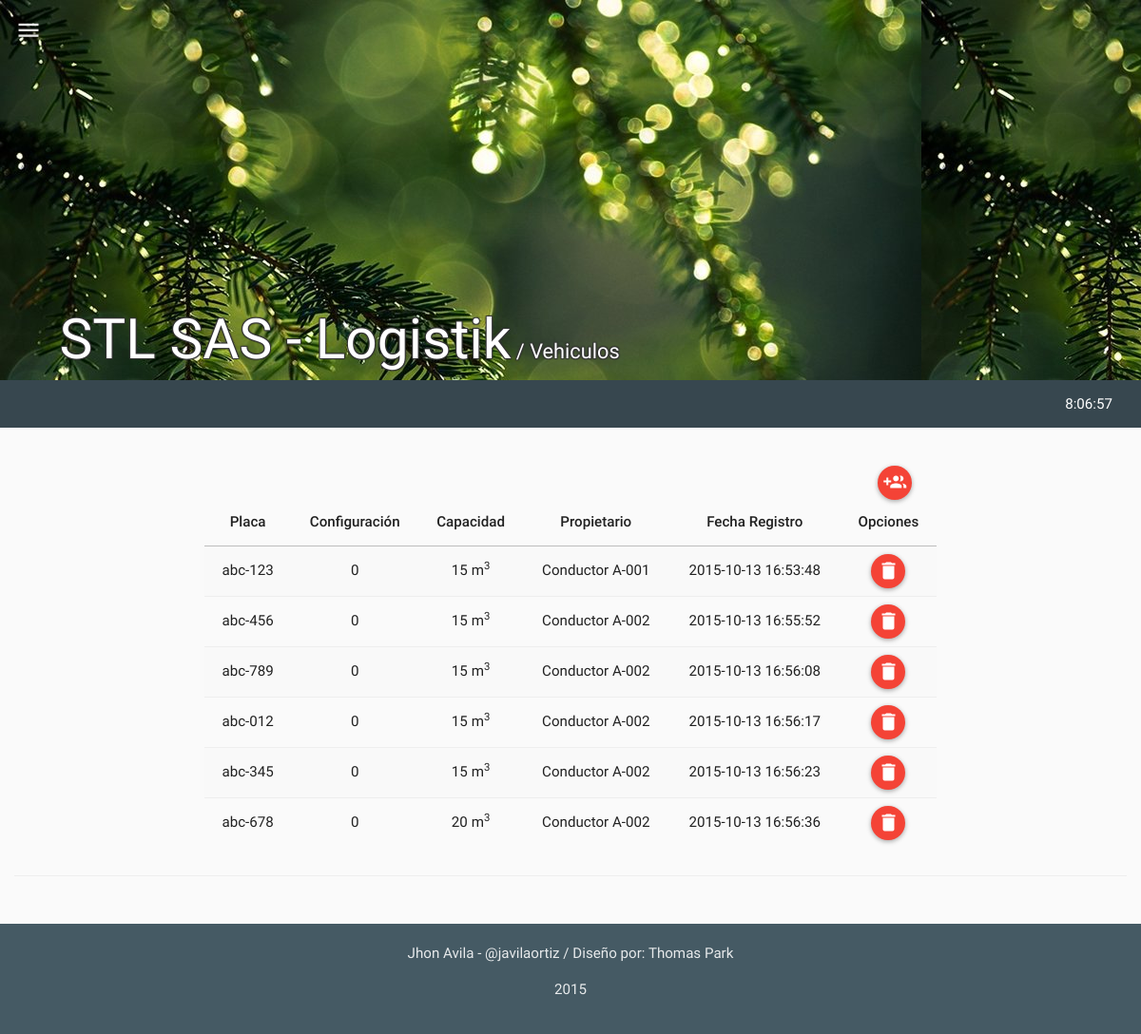
/mods/vehiculos/vehiculos.php (signed in), run on an earlier commit of the app's database.
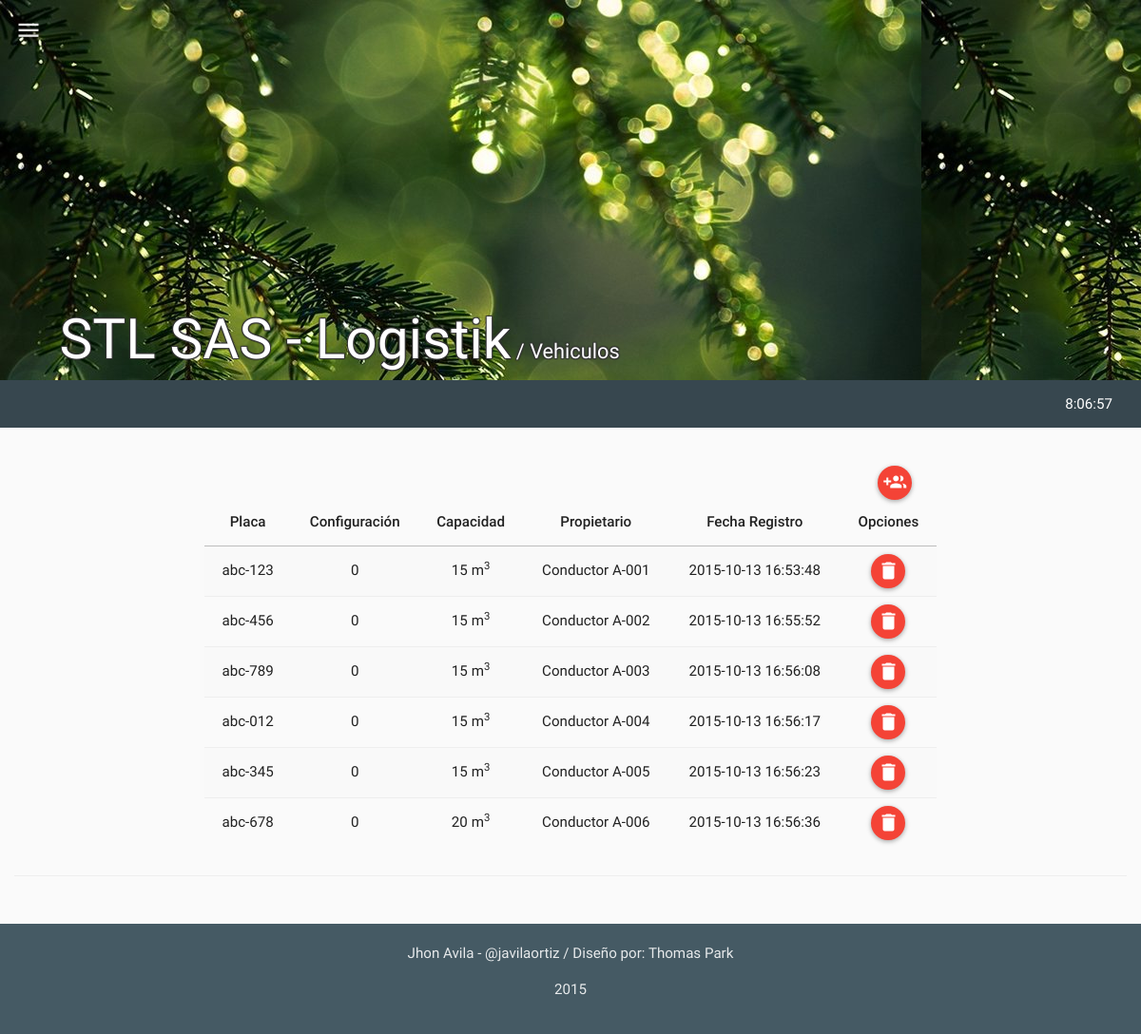
And on a later commit of the database.
### tables this page shows
CREATE TABLE IF NOT EXISTS `tbl_vehiculos` (
  `ve_id` int(11) NOT NULL,
  `ve_tipo_vehiculo` int(11) NOT NULL,
  `ve_modelo` int(11) NOT NULL,
  `ve_marca` varchar(40) NOT NULL,
  `ve_color` varchar(40) NOT NULL,
  `ve_nro_motor` varchar(30) NOT NULL,
  `ve_nro_chasis` varchar(30) NOT NULL,
  `ve_soat` varchar(60) NOT NULL,
  `ve_soat_nro` varchar(60) NOT NULL,
  `ve_soat_vence` date NOT NULL,
  `ve_tecno` varchar(60) NOT NULL,
  `ve_tecno_vence` date NOT NULL,
  `ve_empresa` varchar(60) NOT NULL,
  `ve_empresa_telefono` varchar(60) NOT NULL,
  `ve_placa` varchar(10) NOT NULL,
  `ve_remolque_tipo` varchar(30) NOT NULL,
  `ve_remolque_color` varchar(20) NOT NULL,
  `ve_remolque_marca` varchar(60) NOT NULL,
  `ve_pe_id` int(11) NOT NULL,
  `ve_timestamp` timestamp NOT NULL DEFAULT CURRENT_TIMESTAMP ON UPDATE CURRENT_TIMESTAMP,
  `ve_capacidad_m3` float NOT NULL,
  `ve_tipo_llanta_traccion` varchar(60) NOT NULL,
  `ve_tipo_llanta_direccional` varchar(60) NOT NULL,
  `ve_linea` varchar(60) NOT NULL,
  `ve_created` int(11) NOT NULL,
  `ve_estado` int(11) NOT NULL
);

CREATE TABLE IF NOT EXISTS `tbl_personas` (
  `pe_id` int(11) NOT NULL,
  `pe_nombre` varchar(60) NOT NULL,
  `pe_tel` varchar(60) NOT NULL,
  `pe_cedula` varchar(20) NOT NULL,
  `pe_licencia` varchar(60) NOT NULL,
  `pe_licencia_vigencia` date NOT NULL,
  `pe_dir` varchar(80) NOT NULL,
  `pe_cel` varchar(60) NOT NULL,
  `pe_tipo` int(11) NOT NULL COMMENT '1="propietario" 2="conductor" 3="ambas"',
  `pe_ve_id` int(11) NOT NULL,
  `pe_f1` int(15) NOT NULL,
  `pe_f2` int(15) NOT NULL,
  `pe_f3` int(15) NOT NULL,
  `pe_timestamp` timestamp NOT NULL DEFAULT CURRENT_TIMESTAMP ON UPDATE CURRENT_TIMESTAMP,
  `pe_created` int(11) NOT NULL,
  `pe_estado` int(11) NOT NULL
);

### php/vehiculos.php (the view, shortened to what this page needs)
<?php
class vehiculos{
  function get_vehiculos(){
    $rt = new route();
    if(isset($_SESSION["ses_id"])){
      $qry='SELECT * FROM tbl_vehiculos AS V
            INNER JOIN tbl_personas AS P ON P.pe_ve_id = V.ve_id
            WHERE V.ve_estado=1;';
      $res = mysql_query($qry);
      $item =" ";
      $script ="<script>$(document).ready(function(){";
      while($row_res = mysql_fetch_assoc($res)) {
        $item.='
              <tr>
                <td>'.$row_res["ve_placa"].'</td>
                <td>'.$row_res["ve_tipo_vehiculo"].'</td>
                <td>'.$row_res["ve_capacidad_m3"].' m<sup>3</sup></td>
                <td>'.$row_res["pe_nombre"].'</td>
                <td>'.$row_res["ve_timestamp"].'</td>
                <td>
                  <div id="del-button" onClick="borrar_usuario('.$row_res["ve_id"].', this)" class="btn btn-floating-mini btn-danger" title="Borrar"><i class="md md-delete"></i> </div>
                </td>
              </tr>
        ';
        $script.='';
      }
      $script.='});</script>';
    }
    else{$rt->routing($rt->path("login"));}
    $html='
          <table class="table table-striped table-hover ">
            <thead>
              <tr>
                <th>Placa</th>
                <th>Configuración</th>
                <th>Capacidad</th>
                <th>Propietario</th>
                <th>Fecha Registro</th>
                <th>Opciones</th>
              </tr>
            </thead>
            <tbody>
              '.$item.'
            </tbody>
          </table>
    ';
    return $script.$html;
  }
}
?>

What changed in the data, as far as the page shows it:
changed tbl_vehiculos "abc-789": tbl_personas.pe_nombre "Conductor A-002" → "Conductor A-003"
changed tbl_vehiculos "abc-012": tbl_personas.pe_nombre "Conductor A-002" → "Conductor A-004"
changed tbl_vehiculos "abc-345": tbl_personas.pe_nombre "Conductor A-002" → "Conductor A-005"
changed tbl_vehiculos "abc-678": tbl_personas.pe_nombre "Conductor A-002" → "Conductor A-006"
